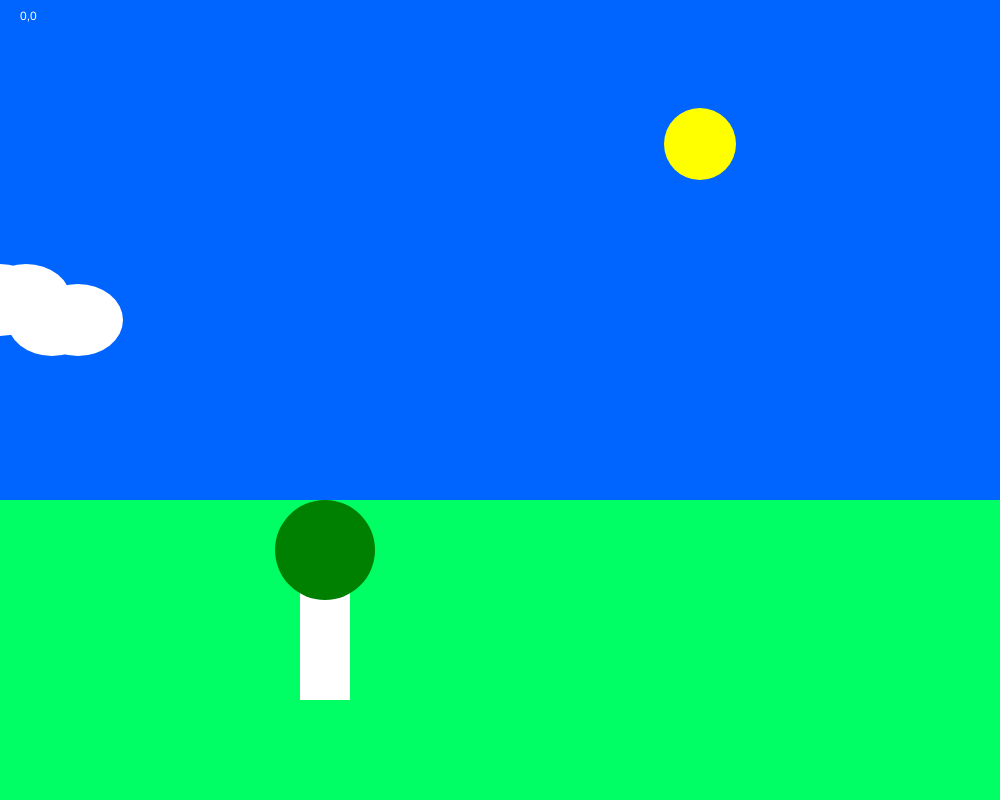
Frame 1 (no input)
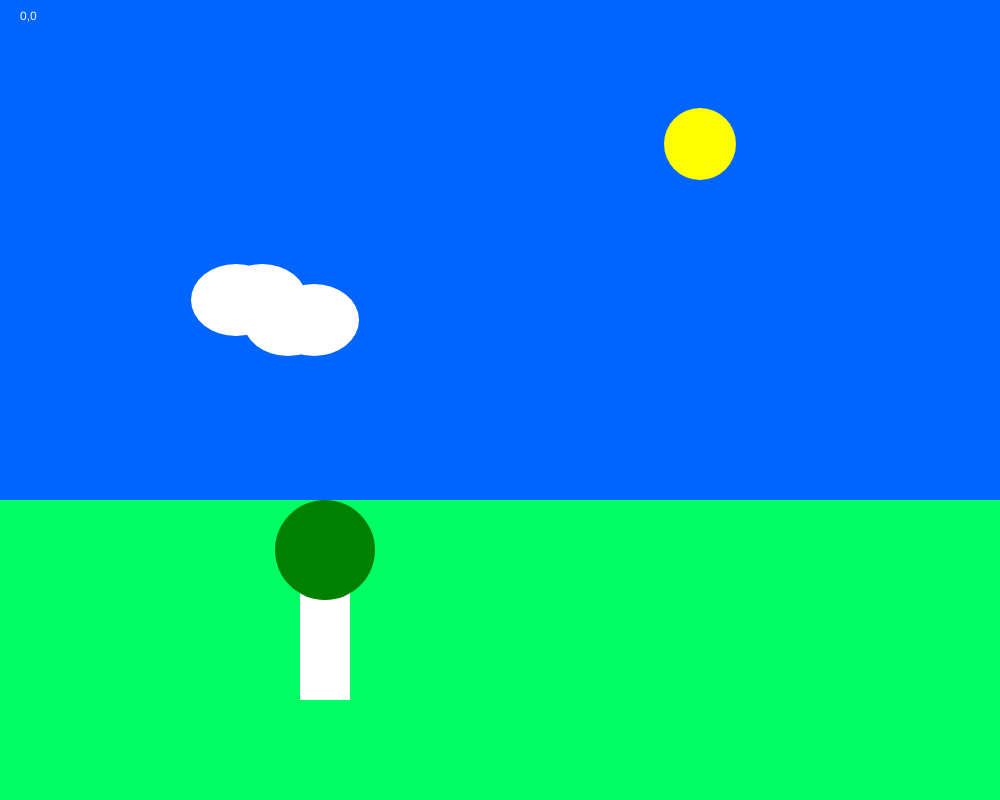
Frame 60 (no input)
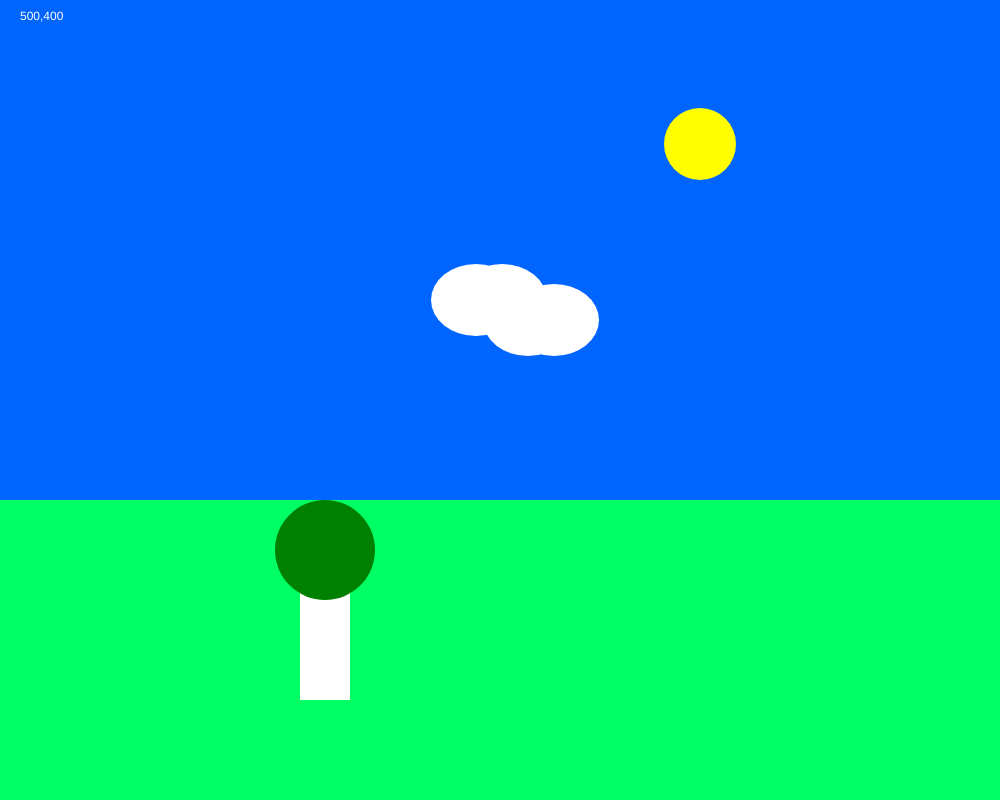
Frame 120 (the mouse pressed at the canvas centre since frame 60)

The p5.js sketch that drew these frames (run headless with seeded random() and noise() and a simulated clock; from frame 60 on, the mouse is pressed at the canvas centre):

// p5.js sketch
// ── sketch.js
var x = 0;

function setup() {
  // Sets the screen to be 720 pixels wide and 400 pixels high
  createCanvas(1000, 800); //always in the setup

}

function draw(){
  background(00, 100, 255);
  noStroke();

  fill(0, 255, 100);
  rect(0, 500, 1000, 500);

  fill(255, 255, 255);
  rect(300, 550, 50, 150);

  fill('green');
  ellipse(325, 550, 100, 100);

  fill('yellow');
  ellipse(700, 144, 72, 72);

  fill('white');
  ellipse(x, 300, 90, 72);
  x = x + 1;
  if (x > 1000) x = 0;

  fill('white');
  ellipse(x + 25, 300, 90, 72);
  x = x + 1;
  if (x > 1000) x = 0;

  fill('white');
  ellipse(x + 50, 320, 90, 72);
  x = x + 1;
  if (x > 1000) x = 0;

  fill('white');
  ellipse(x + 75, 320, 90, 72);
  x = x + 1
  if (x > 1000) x = 0;



fill(255);
text(mouseX +','+ mouseY, 20, 20)
}

function mouseRelease(){

  print(mouseX +','+ mouseY, 20, 20) ;
}
